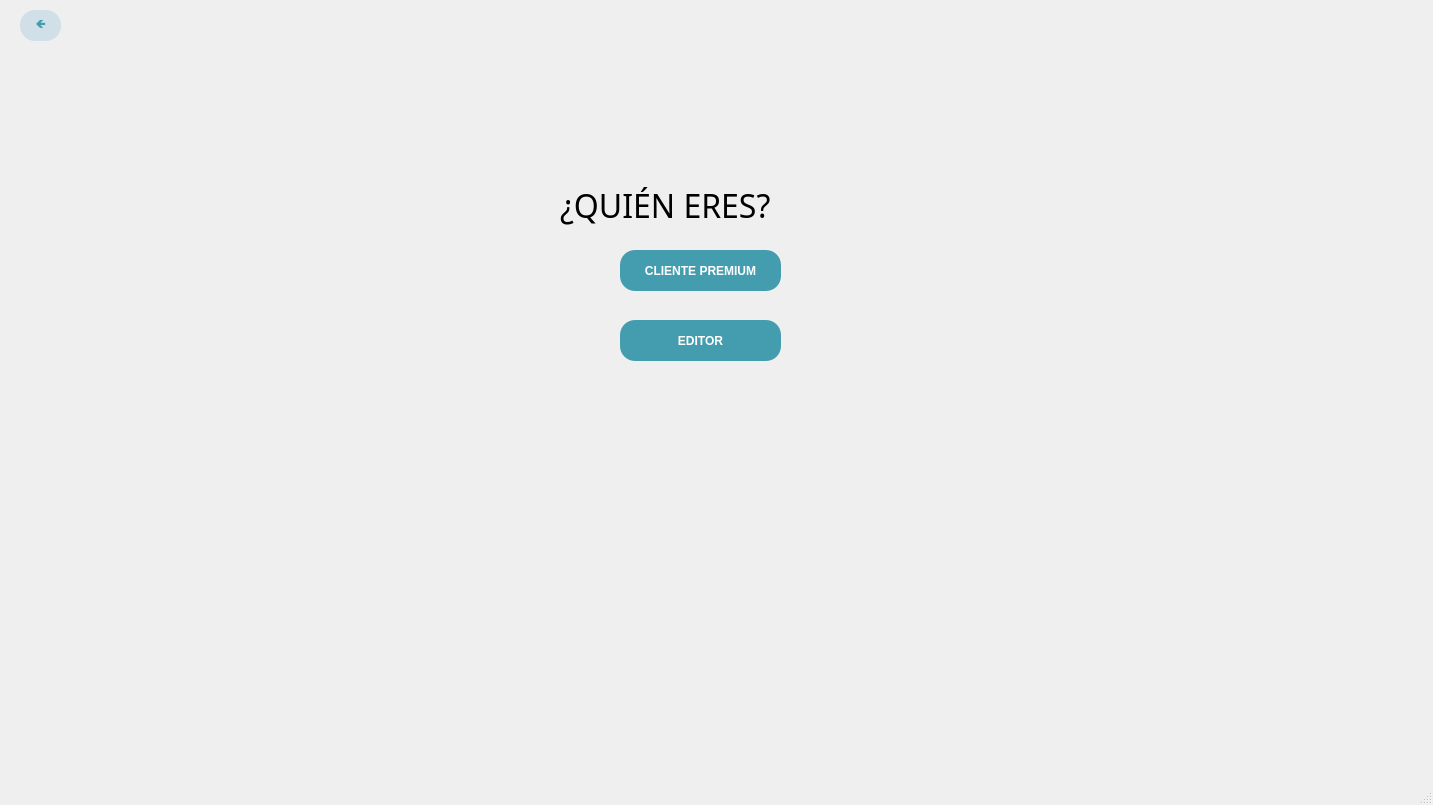
<?xml version="1.0" encoding="UTF-8"?>
<ui version="4.0">
 <class>MainWindow</class>
 <widget class="QMainWindow" name="MainWindow">
  <property name="geometry">
   <rect>
    <x>0</x>
    <y>0</y>
    <width>1433</width>
    <height>805</height>
   </rect>
  </property>
  <property name="windowTitle">
   <string>MainWindow</string>
  </property>
  <widget class="QWidget" name="centralwidget">
   <widget class="QPushButton" name="BotonAtras">
    <property name="geometry">
     <rect>
      <x>20</x>
      <y>10</y>
      <width>41</width>
      <height>31</height>
     </rect>
    </property>
    <property name="palette">
     <palette>
      <active>
       <colorrole role="WindowText">
        <brush brushstyle="SolidPattern">
         <color alpha="255">
          <red>67</red>
          <green>157</green>
          <blue>175</blue>
         </color>
        </brush>
       </colorrole>
       <colorrole role="Button">
        <brush brushstyle="SolidPattern">
         <color alpha="255">
          <red>208</red>
          <green>223</green>
          <blue>232</blue>
         </color>
        </brush>
       </colorrole>
       <colorrole role="Text">
        <brush brushstyle="SolidPattern">
         <color alpha="255">
          <red>67</red>
          <green>157</green>
          <blue>175</blue>
         </color>
        </brush>
       </colorrole>
       <colorrole role="ButtonText">
        <brush brushstyle="SolidPattern">
         <color alpha="255">
          <red>67</red>
          <green>157</green>
          <blue>175</blue>
         </color>
        </brush>
       </colorrole>
       <colorrole role="Base">
        <brush brushstyle="SolidPattern">
         <color alpha="255">
          <red>208</red>
          <green>223</green>
          <blue>232</blue>
         </color>
        </brush>
       </colorrole>
       <colorrole role="Window">
        <brush brushstyle="SolidPattern">
         <color alpha="255">
          <red>208</red>
          <green>223</green>
          <blue>232</blue>
         </color>
        </brush>
       </colorrole>
       <colorrole role="PlaceholderText">
        <brush brushstyle="NoBrush">
         <color alpha="128">
          <red>67</red>
          <green>157</green>
          <blue>175</blue>
         </color>
        </brush>
       </colorrole>
      </active>
      <inactive>
       <colorrole role="WindowText">
        <brush brushstyle="SolidPattern">
         <color alpha="255">
          <red>67</red>
          <green>157</green>
          <blue>175</blue>
         </color>
        </brush>
       </colorrole>
       <colorrole role="Button">
        <brush brushstyle="SolidPattern">
         <color alpha="255">
          <red>208</red>
          <green>223</green>
          <blue>232</blue>
         </color>
        </brush>
       </colorrole>
       <colorrole role="Text">
        <brush brushstyle="SolidPattern">
         <color alpha="255">
          <red>67</red>
          <green>157</green>
          <blue>175</blue>
         </color>
        </brush>
       </colorrole>
       <colorrole role="ButtonText">
        <brush brushstyle="SolidPattern">
         <color alpha="255">
          <red>67</red>
          <green>157</green>
          <blue>175</blue>
         </color>
        </brush>
       </colorrole>
       <colorrole role="Base">
        <brush brushstyle="SolidPattern">
         <color alpha="255">
          <red>208</red>
          <green>223</green>
          <blue>232</blue>
         </color>
        </brush>
       </colorrole>
       <colorrole role="Window">
        <brush brushstyle="SolidPattern">
         <color alpha="255">
          <red>208</red>
          <green>223</green>
          <blue>232</blue>
         </color>
        </brush>
       </colorrole>
       <colorrole role="PlaceholderText">
        <brush brushstyle="NoBrush">
         <color alpha="128">
          <red>67</red>
          <green>157</green>
          <blue>175</blue>
         </color>
        </brush>
       </colorrole>
      </inactive>
      <disabled>
       <colorrole role="WindowText">
        <brush brushstyle="SolidPattern">
         <color alpha="255">
          <red>67</red>
          <green>157</green>
          <blue>175</blue>
         </color>
        </brush>
       </colorrole>
       <colorrole role="Button">
        <brush brushstyle="SolidPattern">
         <color alpha="255">
          <red>208</red>
          <green>223</green>
          <blue>232</blue>
         </color>
        </brush>
       </colorrole>
       <colorrole role="Text">
        <brush brushstyle="SolidPattern">
         <color alpha="255">
          <red>67</red>
          <green>157</green>
          <blue>175</blue>
         </color>
        </brush>
       </colorrole>
       <colorrole role="ButtonText">
        <brush brushstyle="SolidPattern">
         <color alpha="255">
          <red>67</red>
          <green>157</green>
          <blue>175</blue>
         </color>
        </brush>
       </colorrole>
       <colorrole role="Base">
        <brush brushstyle="SolidPattern">
         <color alpha="255">
          <red>208</red>
          <green>223</green>
          <blue>232</blue>
         </color>
        </brush>
       </colorrole>
       <colorrole role="Window">
        <brush brushstyle="SolidPattern">
         <color alpha="255">
          <red>208</red>
          <green>223</green>
          <blue>232</blue>
         </color>
        </brush>
       </colorrole>
       <colorrole role="PlaceholderText">
        <brush brushstyle="NoBrush">
         <color alpha="128">
          <red>67</red>
          <green>157</green>
          <blue>175</blue>
         </color>
        </brush>
       </colorrole>
      </disabled>
     </palette>
    </property>
    <property name="cursor">
     <cursorShape>PointingHandCursor</cursorShape>
    </property>
    <property name="styleSheet">
     <string notr="true">background-color: rgb(208, 223, 232);
color:rgb(67, 157, 175);
font-weight: bold;
font-family: 'Verdana';
border-radius: 15px;</string>
    </property>
    <property name="text">
     <string>🡸</string>
    </property>
   </widget>
   <widget class="QPushButton" name="BotonEditores">
    <property name="geometry">
     <rect>
      <x>620</x>
      <y>320</y>
      <width>161</width>
      <height>41</height>
     </rect>
    </property>
    <property name="palette">
     <palette>
      <active>
       <colorrole role="WindowText">
        <brush brushstyle="SolidPattern">
         <color alpha="255">
          <red>255</red>
          <green>255</green>
          <blue>255</blue>
         </color>
        </brush>
       </colorrole>
       <colorrole role="Button">
        <brush brushstyle="SolidPattern">
         <color alpha="255">
          <red>67</red>
          <green>157</green>
          <blue>175</blue>
         </color>
        </brush>
       </colorrole>
       <colorrole role="Text">
        <brush brushstyle="SolidPattern">
         <color alpha="255">
          <red>255</red>
          <green>255</green>
          <blue>255</blue>
         </color>
        </brush>
       </colorrole>
       <colorrole role="ButtonText">
        <brush brushstyle="SolidPattern">
         <color alpha="255">
          <red>255</red>
          <green>255</green>
          <blue>255</blue>
         </color>
        </brush>
       </colorrole>
       <colorrole role="Base">
        <brush brushstyle="SolidPattern">
         <color alpha="255">
          <red>67</red>
          <green>157</green>
          <blue>175</blue>
         </color>
        </brush>
       </colorrole>
       <colorrole role="Window">
        <brush brushstyle="SolidPattern">
         <color alpha="255">
          <red>67</red>
          <green>157</green>
          <blue>175</blue>
         </color>
        </brush>
       </colorrole>
       <colorrole role="PlaceholderText">
        <brush brushstyle="NoBrush">
         <color alpha="128">
          <red>255</red>
          <green>255</green>
          <blue>255</blue>
         </color>
        </brush>
       </colorrole>
      </active>
      <inactive>
       <colorrole role="WindowText">
        <brush brushstyle="SolidPattern">
         <color alpha="255">
          <red>255</red>
          <green>255</green>
          <blue>255</blue>
         </color>
        </brush>
       </colorrole>
       <colorrole role="Button">
        <brush brushstyle="SolidPattern">
         <color alpha="255">
          <red>67</red>
          <green>157</green>
          <blue>175</blue>
         </color>
        </brush>
       </colorrole>
       <colorrole role="Text">
        <brush brushstyle="SolidPattern">
         <color alpha="255">
          <red>255</red>
          <green>255</green>
          <blue>255</blue>
         </color>
        </brush>
       </colorrole>
       <colorrole role="ButtonText">
        <brush brushstyle="SolidPattern">
         <color alpha="255">
          <red>255</red>
          <green>255</green>
          <blue>255</blue>
         </color>
        </brush>
       </colorrole>
       <colorrole role="Base">
        <brush brushstyle="SolidPattern">
         <color alpha="255">
          <red>67</red>
          <green>157</green>
          <blue>175</blue>
         </color>
        </brush>
       </colorrole>
       <colorrole role="Window">
        <brush brushstyle="SolidPattern">
         <color alpha="255">
          <red>67</red>
          <green>157</green>
          <blue>175</blue>
         </color>
        </brush>
       </colorrole>
       <colorrole role="PlaceholderText">
        <brush brushstyle="NoBrush">
         <color alpha="128">
          <red>255</red>
          <green>255</green>
          <blue>255</blue>
         </color>
        </brush>
       </colorrole>
      </inactive>
      <disabled>
       <colorrole role="WindowText">
        <brush brushstyle="SolidPattern">
         <color alpha="255">
          <red>255</red>
          <green>255</green>
          <blue>255</blue>
         </color>
        </brush>
       </colorrole>
       <colorrole role="Button">
        <brush brushstyle="SolidPattern">
         <color alpha="255">
          <red>67</red>
          <green>157</green>
          <blue>175</blue>
         </color>
        </brush>
       </colorrole>
       <colorrole role="Text">
        <brush brushstyle="SolidPattern">
         <color alpha="255">
          <red>255</red>
          <green>255</green>
          <blue>255</blue>
         </color>
        </brush>
       </colorrole>
       <colorrole role="ButtonText">
        <brush brushstyle="SolidPattern">
         <color alpha="255">
          <red>255</red>
          <green>255</green>
          <blue>255</blue>
         </color>
        </brush>
       </colorrole>
       <colorrole role="Base">
        <brush brushstyle="SolidPattern">
         <color alpha="255">
          <red>67</red>
          <green>157</green>
          <blue>175</blue>
         </color>
        </brush>
       </colorrole>
       <colorrole role="Window">
        <brush brushstyle="SolidPattern">
         <color alpha="255">
          <red>67</red>
          <green>157</green>
          <blue>175</blue>
         </color>
        </brush>
       </colorrole>
       <colorrole role="PlaceholderText">
        <brush brushstyle="NoBrush">
         <color alpha="128">
          <red>255</red>
          <green>255</green>
          <blue>255</blue>
         </color>
        </brush>
       </colorrole>
      </disabled>
     </palette>
    </property>
    <property name="cursor">
     <cursorShape>PointingHandCursor</cursorShape>
    </property>
    <property name="styleSheet">
     <string notr="true">background-color: rgb(67, 157, 175);
color: rgb(255, 255, 255);
font-weight: bold;
font-family: 'Verdana';
border-radius: 15px;</string>
    </property>
    <property name="text">
     <string>EDITOR</string>
    </property>
   </widget>
   <widget class="QLabel" name="Titulo">
    <property name="geometry">
     <rect>
      <x>560</x>
      <y>160</y>
      <width>291</width>
      <height>91</height>
     </rect>
    </property>
    <property name="font">
     <font>
      <family>Bell MT</family>
      <pointsize>24</pointsize>
      <weight>50</weight>
      <bold>false</bold>
     </font>
    </property>
    <property name="text">
     <string>¿QUIÉN ERES?</string>
    </property>
   </widget>
   <widget class="QPushButton" name="BotonCliP">
    <property name="geometry">
     <rect>
      <x>620</x>
      <y>250</y>
      <width>161</width>
      <height>41</height>
     </rect>
    </property>
    <property name="palette">
     <palette>
      <active>
       <colorrole role="WindowText">
        <brush brushstyle="SolidPattern">
         <color alpha="255">
          <red>255</red>
          <green>255</green>
          <blue>255</blue>
         </color>
        </brush>
       </colorrole>
       <colorrole role="Button">
        <brush brushstyle="SolidPattern">
         <color alpha="255">
          <red>67</red>
          <green>157</green>
          <blue>175</blue>
         </color>
        </brush>
       </colorrole>
       <colorrole role="Text">
        <brush brushstyle="SolidPattern">
         <color alpha="255">
          <red>255</red>
          <green>255</green>
          <blue>255</blue>
         </color>
        </brush>
       </colorrole>
       <colorrole role="ButtonText">
        <brush brushstyle="SolidPattern">
         <color alpha="255">
          <red>255</red>
          <green>255</green>
          <blue>255</blue>
         </color>
        </brush>
       </colorrole>
       <colorrole role="Base">
        <brush brushstyle="SolidPattern">
         <color alpha="255">
          <red>67</red>
          <green>157</green>
          <blue>175</blue>
         </color>
        </brush>
       </colorrole>
       <colorrole role="Window">
        <brush brushstyle="SolidPattern">
         <color alpha="255">
          <red>67</red>
          <green>157</green>
          <blue>175</blue>
         </color>
        </brush>
       </colorrole>
       <colorrole role="PlaceholderText">
        <brush brushstyle="NoBrush">
         <color alpha="128">
          <red>255</red>
          <green>255</green>
          <blue>255</blue>
         </color>
        </brush>
       </colorrole>
      </active>
      <inactive>
       <colorrole role="WindowText">
        <brush brushstyle="SolidPattern">
         <color alpha="255">
          <red>255</red>
          <green>255</green>
          <blue>255</blue>
         </color>
        </brush>
       </colorrole>
       <colorrole role="Button">
        <brush brushstyle="SolidPattern">
         <color alpha="255">
          <red>67</red>
          <green>157</green>
          <blue>175</blue>
         </color>
        </brush>
       </colorrole>
       <colorrole role="Text">
        <brush brushstyle="SolidPattern">
         <color alpha="255">
          <red>255</red>
          <green>255</green>
          <blue>255</blue>
         </color>
        </brush>
       </colorrole>
       <colorrole role="ButtonText">
        <brush brushstyle="SolidPattern">
         <color alpha="255">
          <red>255</red>
          <green>255</green>
          <blue>255</blue>
         </color>
        </brush>
       </colorrole>
       <colorrole role="Base">
        <brush brushstyle="SolidPattern">
         <color alpha="255">
          <red>67</red>
          <green>157</green>
          <blue>175</blue>
         </color>
        </brush>
       </colorrole>
       <colorrole role="Window">
        <brush brushstyle="SolidPattern">
         <color alpha="255">
          <red>67</red>
          <green>157</green>
          <blue>175</blue>
         </color>
        </brush>
       </colorrole>
       <colorrole role="PlaceholderText">
        <brush brushstyle="NoBrush">
         <color alpha="128">
          <red>255</red>
          <green>255</green>
          <blue>255</blue>
         </color>
        </brush>
       </colorrole>
      </inactive>
      <disabled>
       <colorrole role="WindowText">
        <brush brushstyle="SolidPattern">
         <color alpha="255">
          <red>255</red>
          <green>255</green>
          <blue>255</blue>
         </color>
        </brush>
       </colorrole>
       <colorrole role="Button">
        <brush brushstyle="SolidPattern">
         <color alpha="255">
          <red>67</red>
          <green>157</green>
          <blue>175</blue>
         </color>
        </brush>
       </colorrole>
       <colorrole role="Text">
        <brush brushstyle="SolidPattern">
         <color alpha="255">
          <red>255</red>
          <green>255</green>
          <blue>255</blue>
         </color>
        </brush>
       </colorrole>
       <colorrole role="ButtonText">
        <brush brushstyle="SolidPattern">
         <color alpha="255">
          <red>255</red>
          <green>255</green>
          <blue>255</blue>
         </color>
        </brush>
       </colorrole>
       <colorrole role="Base">
        <brush brushstyle="SolidPattern">
         <color alpha="255">
          <red>67</red>
          <green>157</green>
          <blue>175</blue>
         </color>
        </brush>
       </colorrole>
       <colorrole role="Window">
        <brush brushstyle="SolidPattern">
         <color alpha="255">
          <red>67</red>
          <green>157</green>
          <blue>175</blue>
         </color>
        </brush>
       </colorrole>
       <colorrole role="PlaceholderText">
        <brush brushstyle="NoBrush">
         <color alpha="128">
          <red>255</red>
          <green>255</green>
          <blue>255</blue>
         </color>
        </brush>
       </colorrole>
      </disabled>
     </palette>
    </property>
    <property name="cursor">
     <cursorShape>PointingHandCursor</cursorShape>
    </property>
    <property name="styleSheet">
     <string notr="true">background-color: rgb(67, 157, 175);
color: rgb(255, 255, 255);
font-weight: bold;
font-family: 'Verdana';
border-radius: 15px;</string>
    </property>
    <property name="text">
     <string>CLIENTE PREMIUM</string>
    </property>
   </widget>
   <widget class="QLabel" name="Titulo_2">
    <property name="geometry">
     <rect>
      <x>-230</x>
      <y>-10</y>
      <width>2011</width>
      <height>801</height>
     </rect>
    </property>
    <property name="font">
     <font>
      <family>Bell MT</family>
      <pointsize>24</pointsize>
      <weight>50</weight>
      <bold>false</bold>
     </font>
    </property>
    <property name="text">
     <string/>
    </property>
    <property name="pixmap">
     <pixmap>../Imagenes/foto.png</pixmap>
    </property>
   </widget>
   <zorder>Titulo_2</zorder>
   <zorder>BotonAtras</zorder>
   <zorder>BotonEditores</zorder>
   <zorder>Titulo</zorder>
   <zorder>BotonCliP</zorder>
  </widget>
  <widget class="QStatusBar" name="statusbar"/>
 </widget>
 <resources/>
 <connections/>
</ui>
